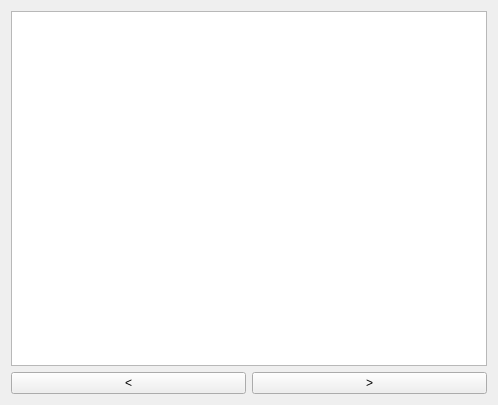
<?xml version="1.0" encoding="UTF-8"?>
<ui version="4.0">
 <class>MainWindow</class>
 <widget class="QMainWindow" name="MainWindow">
  <property name="geometry">
   <rect>
    <x>0</x>
    <y>0</y>
    <width>498</width>
    <height>405</height>
   </rect>
  </property>
  <property name="windowTitle">
   <string>MainWindow</string>
  </property>
  <widget class="QWidget" name="centralWidget">
   <layout class="QVBoxLayout" name="verticalLayout">
    <item>
     <widget class="QGraphicsView" name="graphicsView">
      <property name="verticalScrollBarPolicy">
       <enum>Qt::ScrollBarAlwaysOff</enum>
      </property>
      <property name="horizontalScrollBarPolicy">
       <enum>Qt::ScrollBarAlwaysOff</enum>
      </property>
     </widget>
    </item>
    <item>
     <layout class="QHBoxLayout" name="horizontalLayout">
      <item>
       <widget class="QPushButton" name="buttonPrevious">
        <property name="text">
         <string>&lt;</string>
        </property>
       </widget>
      </item>
      <item>
       <widget class="QPushButton" name="buttonNext">
        <property name="text">
         <string>&gt;</string>
        </property>
       </widget>
      </item>
     </layout>
    </item>
   </layout>
  </widget>
  <widget class="QMenuBar" name="menuBar">
   <property name="geometry">
    <rect>
     <x>0</x>
     <y>0</y>
     <width>498</width>
     <height>33</height>
    </rect>
   </property>
  </widget>
 </widget>
 <layoutdefault spacing="6" margin="11"/>
 <resources/>
 <connections/>
</ui>
